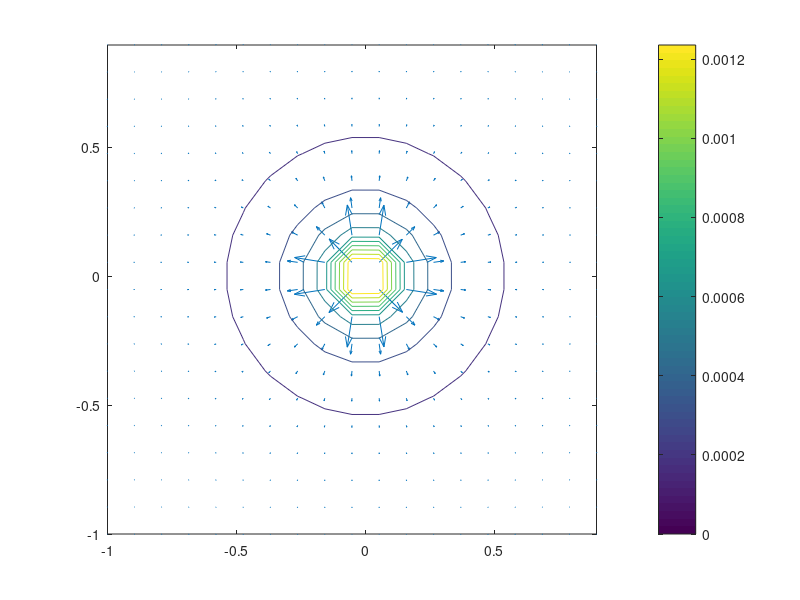
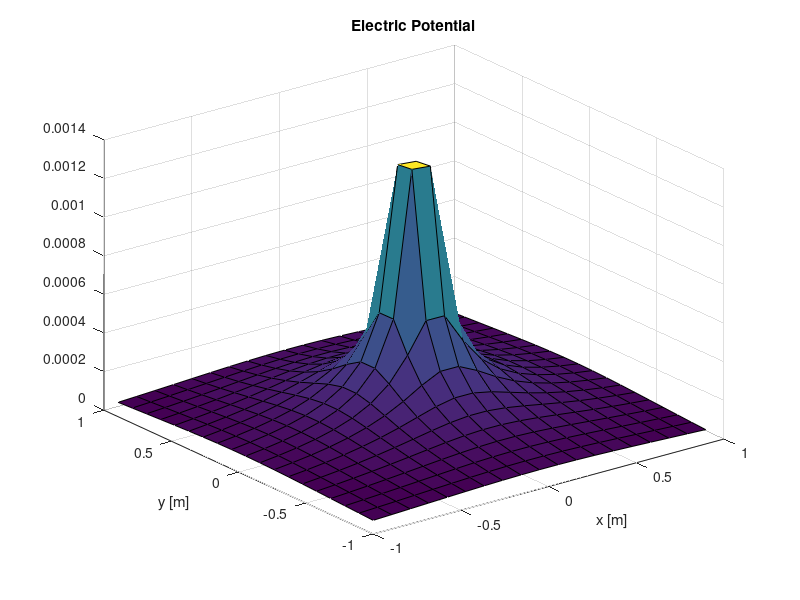
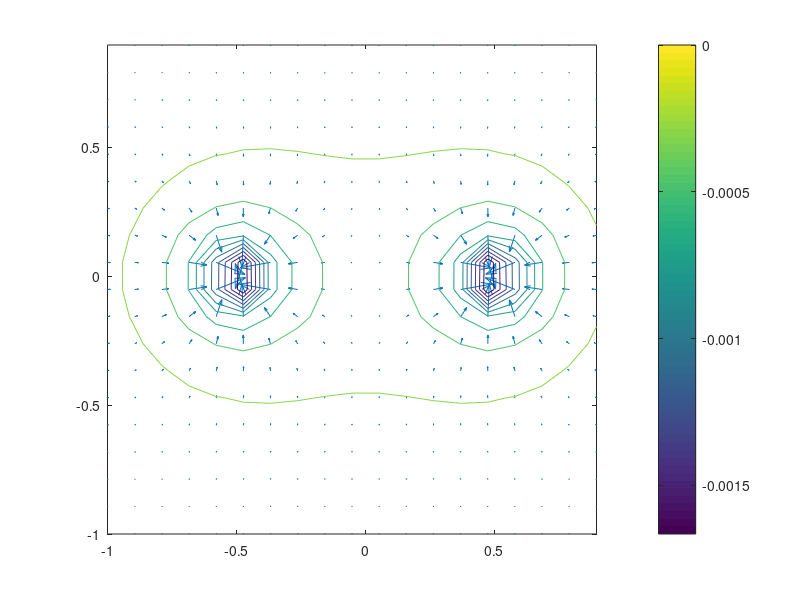
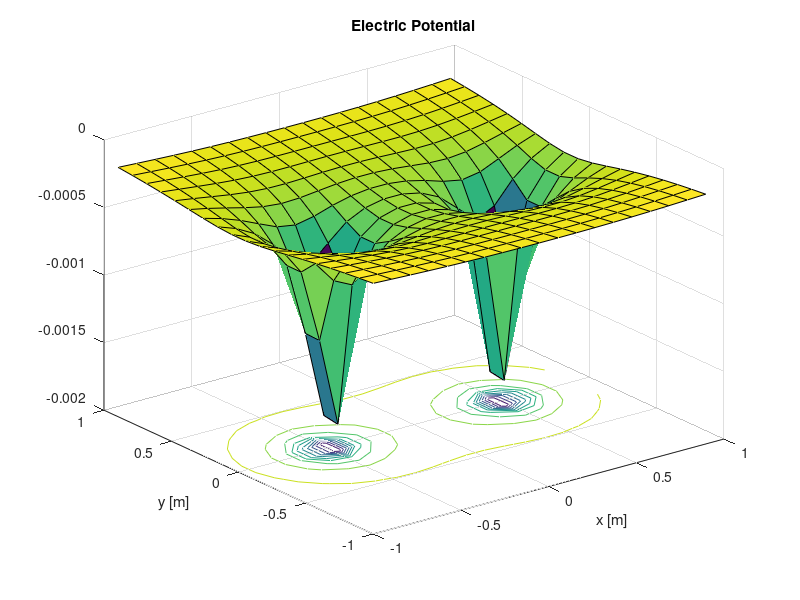

Write MATLAB code to recreate these figures, in order. (Note: this script raises an error after producing the figures.)
clear all;clc;
close all;

figure(1)
spacing = 0.1053;
[X_,Y_] = meshgrid(-1:spacing:1);
Z_ = 0.0001./sqrt((X_).^2+(Y_).^2);
[DX_,DY_] = gradient(-1*Z_,spacing); %Electric field
quiver(X_,Y_,DX_,DY_);
hold on
contour(X_,Y_,Z_);
colorbar
axis equal
hold off

figure(2)
surfc(X_,Y_,Z_);
title("Electric Potential")
xlabel("x [m]")
ylabel("y [m]")

figure(3)
spacing = 0.1053;
[X_,Y_] = meshgrid(-1:spacing:1);
Z_ = -0.0001./sqrt((X_-0.5).^2+(Y_).^2) + -0.0001./sqrt((X_+0.5).^2+(Y_).^2); %Electric Potential
[DX_,DY_] = gradient(-1*Z_,spacing); %Electric field
quiver(X_,Y_,DX_,DY_);
hold on
contour(X_,Y_,Z_);
colorbar
axis equal
hold off

figure(4)
surfc(X_,Y_,Z_);
title("Electric Potential")
xlabel("x [m]")
ylabel("y [m]")

%pkg load io %for Octave
ESM_DATA = xlsread('ESM_FEM_DATA.xlsx');
%ESM_DATA(:,1)

ID = [-200:50: -0];
IQ = [0:50: 200];
[X,Y] = meshgrid(ID,IQ)
for col = 1:5
    for row = 1:5
      %Lambda_d(row,col) = ESM_DATA(find(ESM_DATA(:,1)== X(row,col) & ESM_DATA(:,2)== Y(row,col) & ESM_DATA(:,3)== 6.0),5)
      %Lambda_q(row,col) = ESM_DATA(find(ESM_DATA(:,1)== X(row,col) & ESM_DATA(:,2)== Y(row,col) & ESM_DATA(:,3)== 6.0),4)
    end
end

for col = 1:5
    for row = 1:5
        for idx = 1:108
            if (ESM_DATA(idx,1)== X(row,col)) && (ESM_DATA(idx,2)== Y(row,col)) && (ESM_DATA(idx,3)== 6.0)
                Lambda_d(row,col) = ESM_DATA(idx ,5);
                Lambda_q(row,col) = ESM_DATA(idx ,4);
            end
        end
    end
end

figure(5)
contour(X,Y, Lambda_d)
title("D-axis Flux")
xlabel("d-axis current [A]")
ylabel("q-axis current [A]")


figure(6)
contour(X,Y, Lambda_q)
title("Q-axis Flux")
xlabel("d-axis current [A]")
ylabel("q-axis current [A]")


figure(7)
surfc(X,Y, Lambda_d)
title("D-axis Flux")
xlabel("d-axis current [A]")
ylabel("q-axis current [A]")

figure(8)
surfc(X,Y, Lambda_q)
title("D-axis Flux")
xlabel("d-axis current [A]")
ylabel("q-axis current [A]")

figure(9)
subplot(2,2,1)
surfc(X,Y, Lambda_d)
title("D-axis Flux")
xlabel("d-axis current [A]")
ylabel("q-axis current [A]")
subplot(2,2,2)
mesh(X,Y, Lambda_d)
title("D-axis Flux")
xlabel("d-axis current [A]")
ylabel("q-axis current [A]")
subplot(2,2,3)
surfc(X,Y, Lambda_q)
title("Q-axis Flux")
xlabel("d-axis current [A]")
ylabel("q-axis current [A]")
subplot(2,2,4)
mesh(X,Y, Lambda_q)
title("Q-axis Flux")
xlabel("d-axis current [A]")
ylabel("q-axis current [A]")
colorbar
